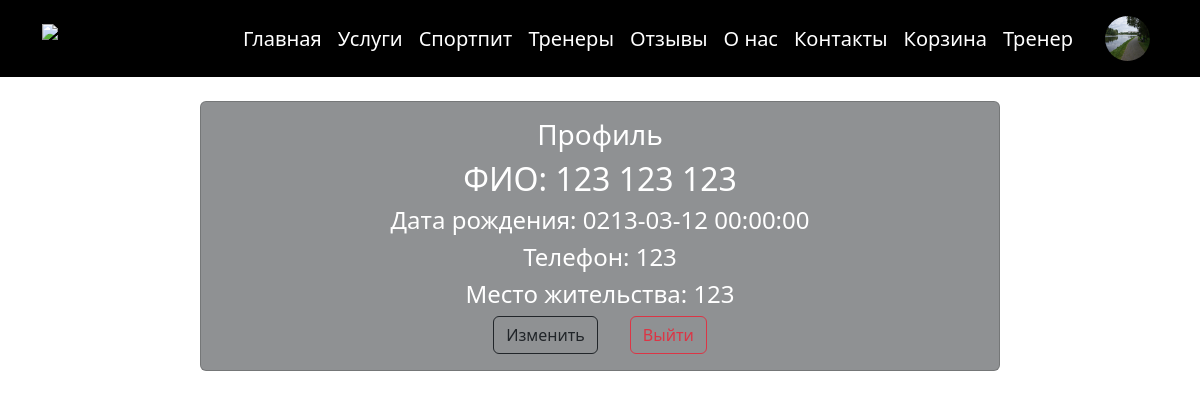
Page /profile.php (signed in) on the committed database.
### tables this page shows
CREATE TABLE `users` (
  `id` int NOT NULL,
  `role` int NOT NULL DEFAULT '0',
  `name` varchar(255) NOT NULL,
  `surname` varchar(255) NOT NULL,
  `middle_name` varchar(255) NOT NULL,
  `phone` int NOT NULL,
  `password` varchar(255) NOT NULL,
  `birthday` datetime NOT NULL,
  `avatar` varchar(255) NOT NULL DEFAULT 'user.png',
  `address` varchar(255) NOT NULL,
  `created_at` timestamp NOT NULL DEFAULT CURRENT_TIMESTAMP,
  `updated_at` timestamp NOT NULL DEFAULT CURRENT_TIMESTAMP
);

### profile.php (the view, shortened to what this page needs)
<?php
require_once 'controllers/connect.php';
require_once 'content/header.php';
?>
<main class="mt-4">
    <div class="container">
        <div class="card text-bg-dark bg-opacity-50 mx-auto p-3" style="max-width: 800px">
            <div class="d-flex flex-column text-center">
                <h3>Профиль</h3>
                <p class="h2">ФИО: <?php echo ($user['name'] . ' ' . $user['surname'] . ' ' . $user['middle_name']); ?></p>
                <p class="h4">Дата рождения: <?=$user['birthday']?></p>
                <p class="h4">Телефон: <?=$user['phone']?></p>
                <p class="h4">Место жительства: <?=$user['address']?></p>
            </div>
            <div class="d-flex justify-content-center gap-3">
                <a href='update.php' class="btn btn-outline-dark">Изменить</a><br>
                <a href='controllers/exit.php' class="btn btn-outline-danger">Выйти</a>
            </div>
        </div>
    </div>
</main>

### content/header.php (shortened to what this page needs)
<?php
global $connect;
if (isset($_SESSION['user_id'])) $user = $connect->query("select * from users where id='$_SESSION[user_id]'")->fetch_array();
?>
<!doctype html>
<html lang="en">
<head>
    <link href="https://cdn.jsdelivr.net/npm/bootstrap@5.3.3/dist/css/bootstrap.min.css" rel="stylesheet">
</head>
<body>
<header>
    <nav class="navbar navbar-expand bg-black">
        <div class="container">
            <a class="navbar-brand" href="/index.php">
                <img src="../assets/pictures/logo.php" alt="LOGO"  height="65">
            </a>
			<div class="justify-content-end fs-5 collapse navbar-collapse" >
				<ul class="navbar-nav menu-desktop" style="align-items: center">
					<li class="nav-item"><a href="/" class="nav-link text-white">Главная</a></li>
					<li class="nav-item"><a class="nav-link text-white link-hover-class" href="/services/index.php">Услуги</a></li>
					<li class="nav-item"><a class="nav-link text-white link-hover-class" href="/product/index.php">Спортпит</a></li>
					<li class="nav-item"><a class="nav-link text-white link-hover-class" href="/trainers/index.php">Тренеры</a></li>
					<li class="nav-item"><a class="nav-link text-white link-hover-class" href="/product/index.php">Отзывы</a></li>
					<li class="nav-item"><a class="nav-link text-white link-hover-class" href="/product/index.php">О нас</a></li>
					<li class="nav-item"><a class="nav-link text-white link-hover-class" href="/product/index.php">Контакты</a></li>
                  <?php if(isset($_SESSION['user_id'])):?>
					<li class="nav-item"><a href="/basket/index.php" class="nav-link text-white link-hover-class">Корзина</a></li>
                  <?php endif;?>
				  <?php if (isset($user) and $user['role'] == 2):?>
					  <li class="nav-item"><a href="/trainer/index.php" class="nav-link text-white link-hover-class">Тренер</a></li>
                  <?php endif;?>
                  <?php if(isset($_SESSION['user_id'])):?>
					  <li class="nav-item">
						  <a href="/profile.php" class="nav-link text-white d-flex gap-3 link-hover-class" style="align-items: center">
							  <img class="rounded-circle"  src="<?php if (isset($user['avatar'])) echo  "../assets/pictures/$user[avatar]";
                              else echo "../assets/pictures/user.png"
                              ?>" alt="" height="45" width="45">
						  </a>
					  </li>
                  <?php endif;?>
				</ul>
			</div>
		  </div>
    </nav>
</header>

### rows in the picture
users: avatar (picture), name "123", surname "123", middle_name "123", birthday "0213-03-12 00:00:00", phone "123", address "123"
